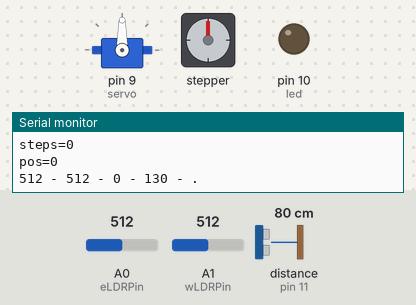
Recording of a sketch running on a simulated Arduino Uno, built with avr-gcc and run on an emulated ATmega328P. Parts: servo, stepper motor, output pins drawn as LEDs (lit = HIGH), the last lines printed to the serial monitor. Wiring (inferred from the names in the program): ultrasonic range finder: trigger pin 12; echo pin 11. The inputs (shaded band) are chosen by the test bench; at power-on: A1 (wLDRPin) = 512, A0 (eLDRPin) = 512, distance to the obstacle (sensor on pin 11) 80 cm. The echo pulse lasts 58.3 µs per cm; stepper angles assume 2048 steps per turn; pins used as bus, display or sensor lines are not drawn.

Above: at 1.2 s.
1.3 s: A1 (wLDRPin) set to 490
At 3.6 s:
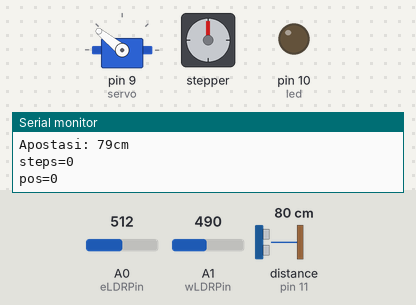
4.3 s: A0 (eLDRPin) set to 493
7.3 s: A0 (eLDRPin) set to 465
At 8.59 s:
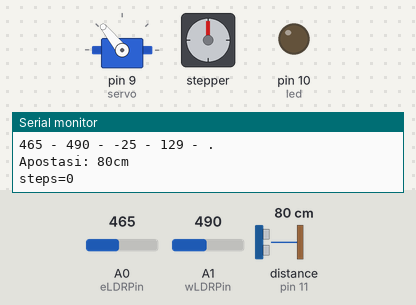
10.3 s: distance to the obstacle (sensor on pin 11) set to 23 cm
13.3 s: distance to the obstacle (sensor on pin 11) set to 18 cm
At 14.2 s:
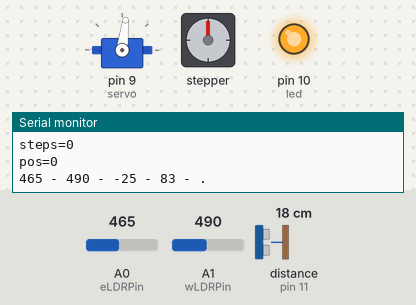
16.3 s: A1 (wLDRPin) set to 716
At 18.01 s:
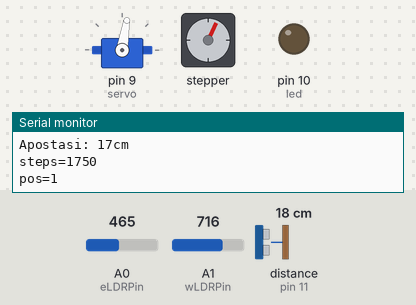
Timing chart, 0 to 22.3 s (numbered marks = the images above; inputs shaded):
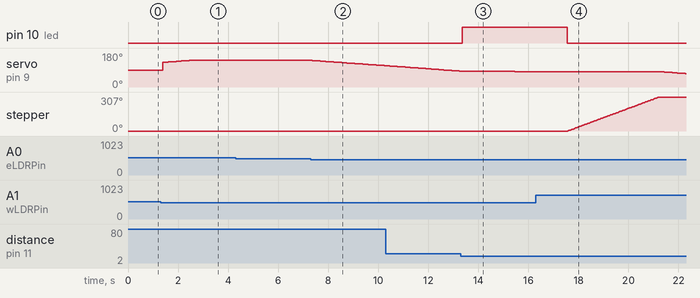

The sketch:

Solar_Tenta_fws.ino
```cpp
#include <Servo.h>
#include <Stepper.h>
int stepsPerRevolution = 64;  // για το stepper motor 28BYJ-48
int maxSteps = 3500;   // ο αριθμός βημάτων που πρέπει να κάνει ο κινητήρας για να ανοίξει πλήρως η τέντα (εξαρτάται από το μήκος της τέντας)
int pos = 0;      // η τρέχουσα θέση της τέντας: 0 κλειστή, 1 μισάνοιχτη, 2 ανοιχτή
Stepper myStepper(stepsPerRevolution, 3, 4, 5, 6);
int steps = 0;

Servo servo; // Δημιουργία ενός αντικειμένου servo για τον έλεγχο του κινητήρα servo
int eLDRPin = A0; // Εκχώρηση pins στις φωτοαντιστάσεις
int wLDRPin = A1;
int eastLDR = 0; //Δημιουργία μεταβλητών για αποθήκευση τιμών φωτοαντιστάσεων
int westLDR = 0;
int difference = 0; // Δημιουργία μεταβλητής για σύγκριση των τιμών των φωτοαντιστάσεων
int error = 10; // Μεταβλητή για εάν υπάρχει αξιοσημείωτη διαφορά μεταξύ των δύο φωτοαντιστάσεων
int servoSet = 130; //Variable for position of servo - will be different for each device
int trigPin = 12;    // Trigger
int echoPin = 11;    // Echo
int led = 10;   //Φωτισμός
long duration, cm, inches;

void setup() {
  servo.attach(9); // συνδέει το αντικείμενο servo στον ακροδέκτη της φωτοαντίστασης
  //Αρχικοποηση σειριακης
  Serial.begin (9600);
  //ΟΡΙΣΜΟΣ ΣΗΜΕΙΩΝ ΕΙΣΟΔΟΥ-ΕΞΟΔΟΥ
  pinMode(trigPin, OUTPUT);
  pinMode(led, OUTPUT);
  pinMode(echoPin, INPUT);

  // ορισμός της ταχύτητας του stepper motor της τέντας σε rpm
  myStepper.setSpeed(450);
}

void loop() {
  eastLDR = analogRead(eLDRPin); //Διάβασμα τιμών των φωτοαντιστάσεων
  westLDR = analogRead(wLDRPin);
  if (eastLDR < 400 && westLDR < 400) { // Ελέγχει αν υπάρχει χαμηλός φωτισμός και στις 2 φωτοαντιστάσεις
    while (servoSet <=140 && servoSet>=15)
    { // σε αυτή την περίπτωση το πάνελ κινείται ανατολικά προς το ηλιοβασίλεμα
      servoSet ++;
      servo.write(servoSet);
      delay(100);
    }
  }
  difference = eastLDR - westLDR ; //Έλεγχος της διαφοράς
  if (difference > 10) { // Στέλνει το πάνελ προς τη φωτοαντίσταση με την υψηλότερη ένδειξη
    if (servoSet <= 140) {
      servoSet ++;
      servo.write(servoSet);
    }
  }
  else if (difference < -10) {
    if (servoSet >= 15) {
      servoSet --;
      servo.write(servoSet);
    }
  } Serial.print(eastLDR); // Η σειριακή οθόνη μπορεί να είναι χρήσιμη για εντοπισμό σφαλμάτων
  Serial.print(" - ");
  Serial.print(westLDR); //Χρησιμοποιείται το για ελέγξετε αν οι φωτοαντιστάσεις έχουν μέγαλη διαφορά στην τιμή τους. Εάν ναι, διορθώνει την τιμή σφάλματος
  Serial.print(" - ");
  Serial.print(difference);
  Serial.print(" - ");
  Serial.print(servoSet); // Προσαρμογή ρυθμίσεων servo, για μεγιστοποίηση της διαθέσιμης ταλάντευση
  Serial.print(" - ");
  Serial.println(".");

 // Ο αισθητήρας ενεργοποιείται από ψηλό παλμό 10 ή περισσότερων μικροδευτερολέπτων
  // Δίνει ένα σύντομο παλμό χαμηλού επιπέδου για να εξασφαλισθεί καθαρός ψηλός παλμός
  digitalWrite(trigPin, LOW);
  delayMicroseconds(5);
  digitalWrite(trigPin, HIGH);
  delayMicroseconds(10);
  digitalWrite(trigPin, LOW);

  // Διαβάζει το σήμα από τον αισθητήρα: ένας υψηλός παλμό του οποίου
  // η διάρκεια είναι ο χρόνος (σε μικροδευτερόλεπτα) από την αποστολή
  // του ping μέχρι τη λήψη της ηχώ από ένα αντικείμενο-εμπόδιο.

  pinMode(echoPin, INPUT);
  duration = pulseIn(echoPin, HIGH);

  // Μετατροπή χρόνου σε απόσταση
  cm = (duration/2) / 29.1;     // ΔΙΑΙΡΕΣΗ ΜΕ 29.1 Η ΠΟΛΛΑΠΛΑΣΙΑΣΜΟΣ ΜΕ 0.0343
  //Ελέγχει αν διέρχεται αντικείμενο σε απόσταση μικρότερη από 20cm και σκοτάδι
  if (cm<20 && westLDR<700)
  {
      digitalWrite(led, HIGH);//Ανάβει ο φωτισμός
      delay(2000); //καθυστερηση 2 sec
  }
  else
  {
      digitalWrite(led, LOW);//Σβήνει ο φωτισμός
  }
  Serial.print("Apostasi: ");
  Serial.print(cm);
  Serial.println("cm");


  // έλεγχος για την τέντα:
  steps = 0;
  if( pos == 0 )    // αν η τέντα είναι κλειστή...
  {
    if( westLDR > 600 )   // και αν υπάρχει φως,
    {
      pos = 1;            // τότε η τέντα ανοίγει ως τη μέση
      steps = maxSteps/2;
    }
  }
  else if( pos == 1 )     // αν η τέντα είναι μισάνοιχτη...
  {
    if( westLDR > 850 )   // και αν υπάρχει πολύ φως,
    {
      pos = 2;            // τότε η τέντα ανοίγει πλήρως.
      steps = maxSteps/2;
    }
    else if( westLDR < 600 )  // αλλά αν δεν έχει φως,
    {
      pos = 0;            // τότε η τέντα κλείνει.
      steps = -maxSteps/2;
    }
  }
  else if( pos == 2 )     // αν η τέντα είναι τελείως ανοιχτή...
  {
    if( westLDR < 850 )   // και αν δεν έχει πολύ φως,
    {
      pos = 1;            // τότε η τέντα κλείνει μέχρι τη μέση.
      steps = -maxSteps/2;
    }
  }

  Serial.print("steps=");
  Serial.println(steps);
  Serial.print("pos=");
  Serial.println(pos);

  myStepper.step(steps);

  delay(100);
}
```

Measured:
- the behaviour switches between 502 and 501 on A1 (wLDRPin) (found by bisection; images 0 and 1)
- the behaviour switches between 480 and 479 on A0 (eLDRPin) (found by bisection; images 1 and 2)
- the behaviour switches between 21 and 20 cm on distance to the obstacle (sensor on pin 11) (found by bisection; images 2 and 3)
- after the input at 1.3 s, servo on pin 9 (servo): moves from 90° to 141° over 1.1 s, starting after 0.09 s
- after the input at 7.3 s, servo on pin 9 (servo): moves from 141° to 113° over 2.9 s, starting after 0.06 s
- after the input at 13.3 s, pin 10 (led): LOW → HIGH after 0.05 s
- after the input at 16.3 s, pin 10 (led): HIGH → LOW after 1.3 s; stepper: turns 307° clockwise in 3.6 s, starting after 1.3 s
